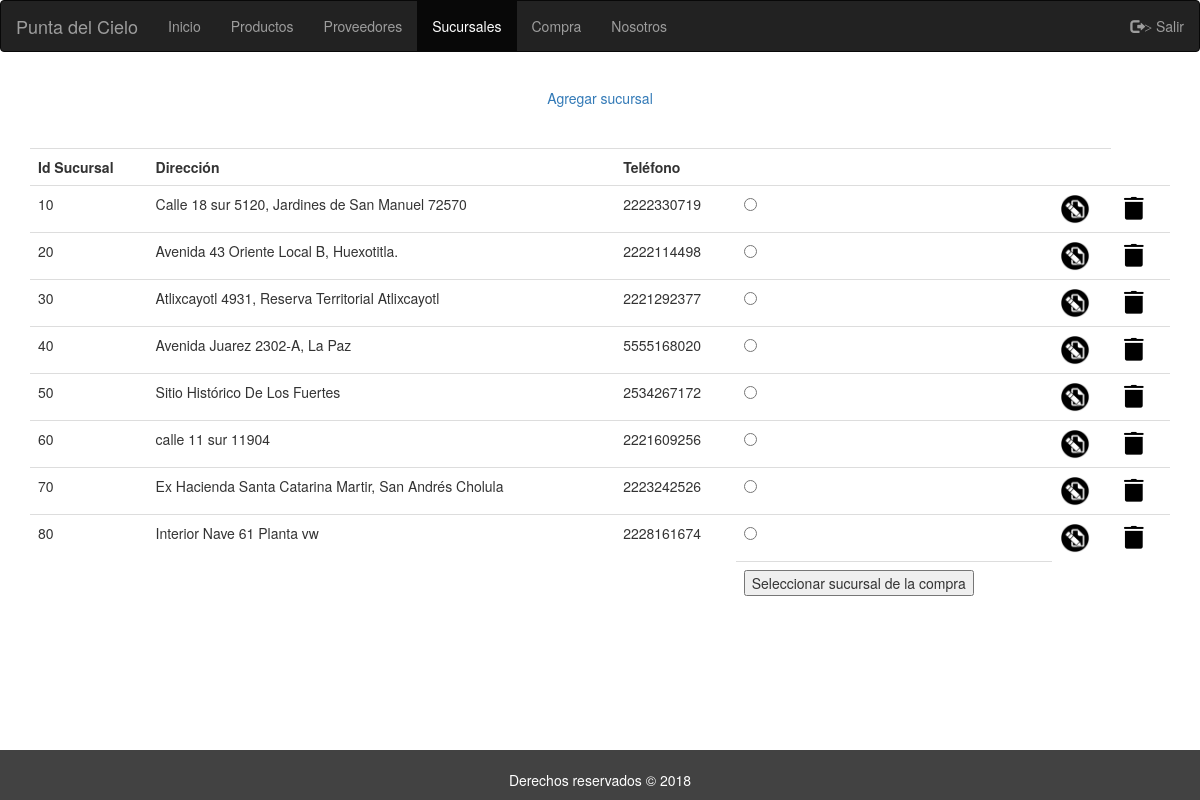
The app's page /worker/sucursales.php with its own data.
### tables this page shows
CREATE TABLE `sucursal` (
  `id_sucursal` int(11) NOT NULL,
  `direccion` varchar(80) DEFAULT NULL,
  `telefono` varchar(15) DEFAULT NULL
);

### worker/sucursales.php (the view, shortened to what this page needs)
<!DOCTYPE html>
<html lang="ES">
	<head>
		<link rel="stylesheet" type="text/css" href="../style/stylesBS.css">
		<link rel="stylesheet" href="https://maxcdn.bootstrapcdn.com/bootstrap/3.3.7/css/bootstrap.min.css">
		<link rel="stylesheet" href="https://maxcdn.bootstrapcdn.com/bootstrap/3.3.7/css/bootstrap.min.css">
	</head>
	<body>
		<nav class="navbar navbar-inverse">
			<div class="container-fluid">
				<div class="navbar-header">
      		<a class="navbar-brand" href="../index_log.php"> Punta del Cielo </a>
				</div>
				<ul class="nav navbar-nav">
      		<li><a href="../index_log.php"> Inicio </a></li>
					<li><a href="productos.php"> Productos </a></li>
					<li><a href="proveedores.php"> Proveedores </a></li>
					<li class="active"><a href="sucursales.php"> Sucursales </a></li>
					<li><a href="agregarC.php"> Compra </a></li>
					<li><a href="nosotros.php"> Nosotros </a></li>
		 		</ul>
				<ul class="nav navbar-nav navbar-right">
					<li><a action href="index.php"><span class="glyphicon glyphicon-log-out" name="salir" value="salir">></span> Salir </a></li>
	    	</ul>
			</div>
		</nav>
	<div class="container">
		<center> <a href="suc.php" class="boton">Agregar sucursal</a><center>
		<br>
		<br>
		<table class= "table table-hover" text-align="center" vertical-align="center">
			<?php
				$link=mysqli_connect("localhost","root","");
				mysqli_select_db($link,"puntadelcielo");
				$result=mysqli_query($link,"SELECT *FROM sucursal");
				echo "<form action='sucursales.php' method='POST'>";
			?>
					<tr>
						<th>Id Sucursal</th><th>Dirección</th><th>Teléfono</th><th></th><th></th>
					</tr>
			<?php
				while ($row = mysqli_fetch_array($result))
				{
			?>
				<tr>
					<td><?php echo($row['id_sucursal']); ?></td>
						 <td><?php echo(utf8_encode($row['direccion']));?></td>
						 <td><?php echo($row['telefono']);?></td><?php
					$id = $row['id_sucursal'];
					if (isset($_SESSION['sucursal']))
					{
						if ($id==$_SESSION['sucursal'])
						{
						echo "<td><INPUT TYPE='radio' NAME='fijar' VALUE='$id' checked='checked'></td>";
						}
						else
							echo "<td><INPUT TYPE='radio' NAME='fijar' VALUE='$id'></td>";
					}
					else
						echo "<td><INPUT TYPE='radio' NAME='fijar' VALUE='$id'></td>";
					?>
						<td><a href='modificarSucursales.php?id_sucursal=<?php echo $id;?>'><img style="width:30px" src='../images/mod.png'></a></td>
					<td><a href="borrarSuc.php?id=<?php echo($row['id_sucursal']) ?>"><img src='../images/bor.png'></a></td>
				</tr>
			<?php
				}
				echo "<td style='border: inset 0pt'></td><td style='border: inset 0pt'></td><td style='border: inset 0pt'></td><td><INPUT TYPE='submit' NAME='fijarsuc' VALUE='Seleccionar sucursal de la compra'></tr>";
			?>
			</table>
	</div>
		<div class="footer">
			<p><br> Derechos reservados &copy; 2018 </p>
		</div>
	</body>
</html>

### style/stylesBS.css (style rules this page uses)
.navbar { margin-bottom: 0; border-radius: 0; }
.footer { position: fixed; left: 0; bottom: 0; width: 100%; background-color: #424242; color: white; text-align: center; }
body { font-family: Arial, Helvetica, sans-serif; }
* { box-sizing: border-box }
.container { padding: 16px; }

### records on screen
sucursal: id_sucursal "10", direccion "Calle 18 sur 5120, Jardines de San Manuel 72570", telefono "2222330719"
sucursal: id_sucursal "20", direccion "Avenida 43 Oriente Local B, Huexotitla.", telefono "2222114498"
sucursal: id_sucursal "30", direccion "Atlixcayotl 4931, Reserva Territorial Atlixcayotl", telefono "2221292377"
sucursal: id_sucursal "40", direccion "Avenida Juarez 2302-A, La Paz", telefono "5555168020"
sucursal: id_sucursal "50", direccion "Sitio Histórico De Los Fuertes", telefono "2534267172"
sucursal: id_sucursal "60", direccion "calle 11 sur 11904", telefono "2221609256"
sucursal: id_sucursal "70", direccion "Ex Hacienda Santa Catarina Martir, San Andrés Cholula", telefono "2223242526"
sucursal: id_sucursal "80", direccion "Interior Nave 61 Planta vw", telefono "2228161674"
